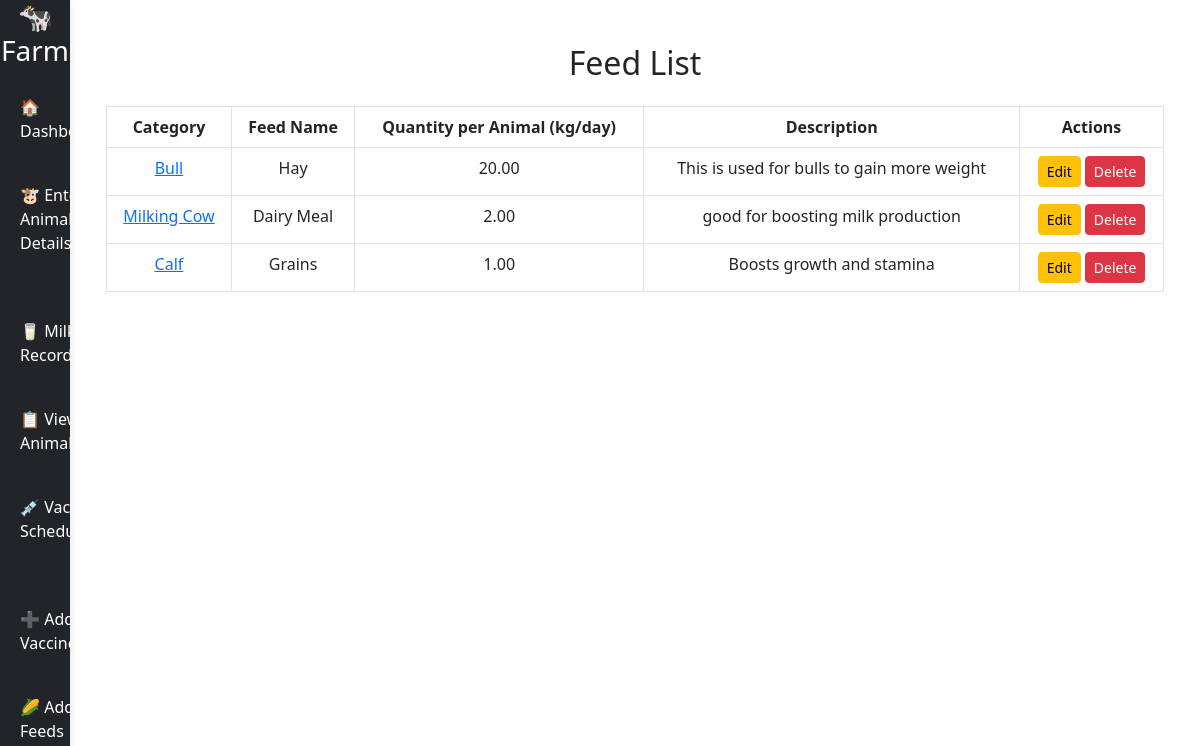
Screenshot of /feeds/list/ with the database file from the repository.
### feeds/models.py (models this page shows, shortened)
class Feed(models.Model):
    FEED_CATEGORIES = [
        ('calf', 'Calf'),
        ('milking_cow', 'Milking Cow'),
        ('bull', 'Bull'),
    ]
    feed_name = models.CharField(max_length=100)
    category = models.CharField(max_length=20, choices=FEED_CATEGORIES)
    quantity_per_animal = models.DecimalField(max_digits=5, decimal_places=2, help_text="Quantity of feed per animal per day (kg or liters)")
    description = models.TextField(blank=True, null=True)

### feeds/views.py (the view)
# urls.py: path('list/', views.feed_list, name='feed_list'),
def feed_list(request):
    feeds = Feed.objects.all()
    context = {
        'feeds': feeds
    }
    return render(request, 'feeds/feed_list.html', context)

### templates/feeds/feed_list.html (shortened to what this page needs)
{% extends 'base.html' %}
{% block content %}
<!DOCTYPE html>
<html lang="en">
<head>
    <link rel="stylesheet" href="https://cdn.jsdelivr.net/npm/bootstrap@5.3.0/dist/css/bootstrap.min.css">
</head>
<body>
    <div class="container table-container">
        <h2 class="text-center mb-4">Feed List</h2>
        <table class="table table-bordered">
            <thead class="thead-dark">
                <tr>
                    <th>Category</th>
                    <th>Feed Name</th>
                    <th>Quantity per Animal (kg/day)</th>
                    <th>Description</th>
                    <th>Actions</th>
                </tr>
            </thead>
            <tbody>
                {% for feed in feeds %}
                    <tr>
                        <td><a href="#" class="category-link" data-category="{{ feed.category }}">{{ feed.get_category_display }}</a></td>
                        <td>{{ feed.feed_name }}</td>
                        <td>{{ feed.quantity_per_animal }}</td>
                        <td>{{ feed.description }}</td>
                        <td>
                            <a href="{% url 'edit_feed' feed.id %}" class="btn btn-warning btn-sm">Edit</a>
                            <a href="{% url 'delete_feed' feed.id %}" class="btn btn-danger btn-sm">Delete</a>
                        </td>
                    </tr>
                {% endfor %}
            </tbody>
        </table>
    </div>
</body>
</html>
{% endblock %}

### templates/feeds/feed_list.html (style rules this page uses)
table th, table td { text-align: center; }
.table-container { margin-top: 20px; }

### rows the page displays
Feed: category "Bull", feed_name "Hay", quantity_per_animal "20.00", description "This is used for bulls to gain more weight"
Feed: category "Milking Cow", feed_name "Dairy Meal", quantity_per_animal "2.00", description "good for boosting milk production"
Feed: category "Calf", feed_name "Grains", quantity_per_animal "1.00", description "Boosts growth and stamina"
